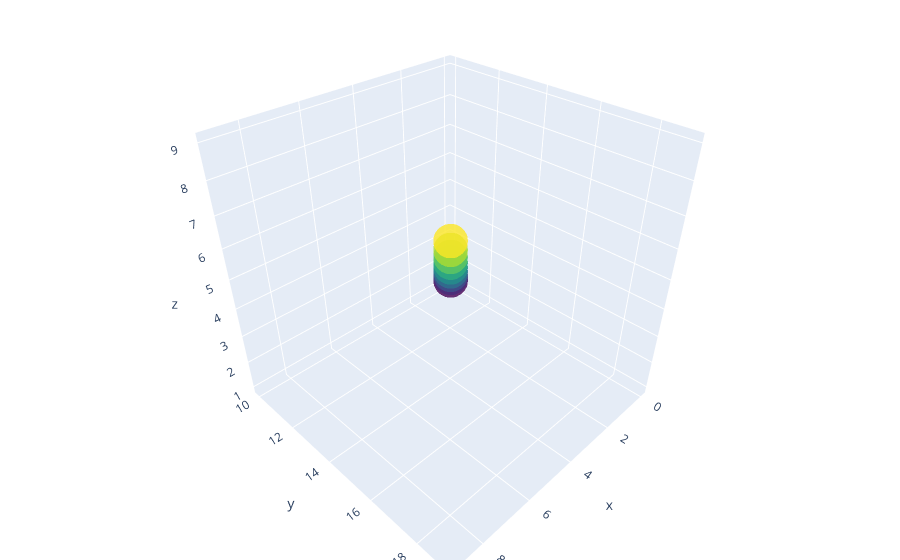

Write notebook code for a chart like this one.
### Code cell
import plotly.graph_objects as go
import numpy as np

# Vertical Line Equation
t = np.arange(1, 10)
x, y, z = np.arange(0, 10), np.arange(10, 20), t

fig = go.Figure(data=[go.Scatter3d(
    x=x,
    y=y,
    z=z,
    mode='markers',
    marker=dict(
        size=12,
        color=z,                # set color to an array/list of desired values
        colorscale='Viridis',   # choose a colorscale
        opacity=0.8
    )
)])

# tight layout
fig.update_layout(margin=dict(l=0, r=0, b=0, t=0))
fig.show()

### Figure 1 — Plotly figure (JSON) as saved in the notebook; plotly's stock layout.template omitted (floating-point values rounded to 4 significant figures)
{"data": [{"marker": {"color": [1, 2, 3, 4, 5, 6, 7, 8, 9], "colorscale": [[0, "#440154"], [0.1111, "#482878"], [0.2222, "#3e4989"], [0.3333, "#31688e"], [0.4444, "#26828e"], [0.5556, "#1f9e89"], [0.6667, "#35b779"], [0.7778, "#6ece58"], [0.8889, "#b5de2b"], [1, "#fde725"]], "opacity": 0.8, "size": 12}, "mode": "markers", "type": "scatter3d", "x": [0, 1, 2, 3, 4, 5, 6, 7, 8, 9], "y": [10, 11, 12, 13, 14, 15, 16, 17, 18, 19], "z": [1, 2, 3, 4, 5, 6, 7, 8, 9]}], "layout": {"margin": {"b": 0, "l": 0, "r": 0, "t": 0}}}
